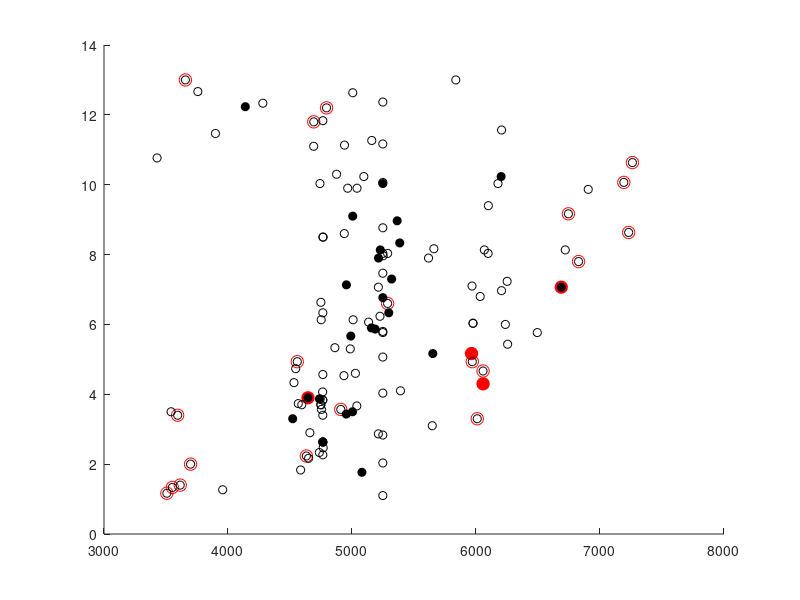

Reproduce this figure in MATLAB. (Note: this script raises an error after producing the figure.)
% Plots mortalities in time and space and spatial and temporal extent of
% regulations (both ship strike rule and other regs in Canada). 

% June 8 2013
% updated Oct 24 for NARWC 2016 with 2012-2016 mortalities and serious
% injuries
% Julie van der Hoop jvanderhoop@whoi.edu


% load data files
load beachedMEAS_subset2016.mat

%% make month fraction vector
mday = MEAS(:,2)+(MEAS(:,3)/30);
mday2016 = MEAS2016(:,2)+(MEAS2016(:,3)/30);
Eg = find(MEAS2016(:,4) == 1);

% set pre- and post- ship strike rule dates
pre = [1:766]';
post = [767:934]';

% find vessel strikes
VS = find(MEAS(:,5) == 2);
VS = MEAS(VS,:);

% find within dates
vspre = find(VS(:,1) < 2009);
vspost = find(VS(:,1) > 2008);

vsmday = find(MEAS(:,5) == 2);
vsmday = mday(vsmday);

figure(2); clf; hold on
set(gcf,'Position',[343          58        1050         550])
% plot right whales 
ii = find(VS(:,4) == 1);
plot(VS(ii(VS(ii)<2009),6)/1000,vsmday(ii(VS(ii)<2009)),'ro','markersize',9)
plot(VS(ii(VS(ii)>=2009),6)/1000,vsmday(ii(VS(ii)>=2009)),'ro',...
    'MarkerSize',9,'MarkerEdgeColor','r','MarkerFaceColor','r')
plot(MEAS2016(Eg,6)/1000,mday2016(Eg),'ro','MarkerSize',9,'MarkerEdgeColor','r',...
    'MarkerFaceColor','r')

%% plot other species
plot(VS(vspre,6)/1000,vsmday(vspre),'ko')
plot(VS(vspost,6)/1000,vsmday(vspost),'ko','MarkerEdgeColor','k',...
    'MarkerFaceColor','k')
%%
legend('Pre-Rule','Post-Rule',12,'Location','SE')
xlabel('Distance along coastline (km)','FontSize',12)
set(gca,'Ytick',1:12,'YTickLabel',{'Jan', 'Feb', 'Mar', 'Apr','May',...
    'Jun','Jul','Aug','Sept','Oct','Nov','Dec'},'FontSize',12)
% ylabel('Date of Mortality')
ylim([0 13.5])

% SMAS WITH OLD MEASURES. DO NOT USE. 
% SEUS = [3562650,0;3562650,4.5;3783883,4.5;3783883,0;3562650,14;3562650,...
%     11.5;3783883,11.5;3783883,14];
% plot(SEUS(1:4,1)/1000,SEUS(1:4,2),'k')
% plot(SEUS(5:8,1)/1000,SEUS(5:8,2),'k')
% 
% MA = [3783883,0;3783883,5;4254585,5;4254585,0;3783883,14;3783883,11;...
%     4254585,11;4254585,14];
% plot(MA(1:4,1)/1000,MA(1:4,2),'k')
% plot(MA(5:8,1)/1000,MA(5:8,2),'k')

% unified SEUS and MID-ATLANTIC
SEUSMA = [3477270,0;3477270,4.5;3698100,4.5;3698100,5;4156472,5;4156472,0;...
    3477270,14;3477270,11.5;3698100,11.5;3698100,11;4156472,11;4156472,14];

plot(SEUSMA(1:6,1)/1000,SEUSMA(1:6,2),'k')
plot(SEUSMA(7:12,1)/1000,SEUSMA(7:12,2),'k')

PORTS = [4246695,0;4246695,5;4338101,5;4338101,0;4246695,14;4246695,11;...
    4338101,11;4338101,14;4737100,0;4737100,5;4807470,5;4807470,0;...
    4737100,14;4737100,11;4807470,11;4807470,14;4975700,0;4975700,5;...
    5055800,5;5055800,0;4975700,14;4975700,11;5055800,11;5055800,14;...
    5197324,0;5197324,5;5292450,5;5292450,0;5197324,14;5197324,11;...
    5292450,11;5292450,14];
plot(PORTS(1:4,1)/1000,PORTS(1:4,2),'k')
plot(PORTS(5:8,1)/1000,PORTS(5:8,2),'k')
plot(PORTS(9:12,1)/1000,PORTS(9:12,2),'k')
plot(PORTS(13:16,1)/1000,PORTS(13:16,2),'k')
plot(PORTS(17:20,1)/1000,PORTS(17:20,2),'k')
plot(PORTS(21:24,1)/1000,PORTS(21:24,2),'k')
plot(PORTS(25:28,1)/1000,PORTS(25:28,2),'k')
plot(PORTS(29:32,1)/1000,PORTS(29:32,2),'k')

% %% if widen port entrances from 20 nmi to 30 nmi:
% % original radius = 20 nmi = 37 km. Wider radius = 30 nmi = 56 km
% PORTSWIDE(1:4:end,1) = PORTS(1:4:end,1) - 19000;
% PORTSWIDE(2:4:end,1) = PORTS(2:4:end,1) - 19000; 
% PORTSWIDE(3:4:end,1) = PORTS(3:4:end,1) + 19000; 
% PORTSWIDE(4:4:end,1) = PORTS(4:4:end,1) + 19000; 
% % PORTSWIDE = [4246695-19000,0;4246695-19000,5;4338101+19000,5;4338101+19000,0;4246695,14;4246695,11;...
% %     4338101,11;4338101,14;4737100,0;4737100,5;4807470,5;4807470,0;...
% %     4737100,14;4737100,11;4807470,11;4807470,14;4975700,0;4975700,5;...
% %     5055800,5;5055800,0;4975700,14;4975700,11;5055800,11;5055800,14;...
% %     5197324,0;5197324,5;5292450,5;5292450,0;5197324,14;5197324,11;...
% %     5292450,11;5292450,14];
% plot(PORTSWIDE(1:4,1)/1000,PORTSWIDE(1:4,2),'r')
% plot(PORTSWIDE(5:8,1)/1000,PORTSWIDE(5:8,2),'r')
% plot(PORTSWIDE(9:12,1)/1000,PORTSWIDE(9:12,2),'r')
% plot(PORTSWIDE(13:16,1)/1000,PORTSWIDE(13:16,2),'r')
% plot(PORTSWIDE(17:20,1)/1000,PORTSWIDE(17:20,2),'r')
% plot(PORTSWIDE(21:24,1)/1000,PORTSWIDE(21:24,2),'r')
% plot(PORTSWIDE(25:28,1)/1000,PORTSWIDE(25:28,2),'r')
% plot(PORTSWIDE(29:32,1)/1000,PORTSWIDE(29:32,2),'r')
% 
% % patch
% patch(PORTSWIDE(1:4,1)/1000,PORTSWIDE(1:4,2),'k','facealpha',0.25)
% patch(PORTSWIDE(5:8,1)/1000,PORTSWIDE(5:8,2),'k','facealpha',0.25)
% patch(PORTSWIDE(9:12,1)/1000,PORTSWIDE(9:12,2),'k','facealpha',0.25)
% patch(PORTSWIDE(13:16,1)/1000,PORTSWIDE(13:16,2),'k','facealpha',0.25)
% patch(PORTSWIDE(17:20,1)/1000,PORTSWIDE(17:20,2),'k','facealpha',0.25)
% patch(PORTSWIDE(21:24,1)/1000,PORTSWIDE(21:24,2),'k','facealpha',0.25)
% patch(PORTSWIDE(25:28,1)/1000,PORTSWIDE(25:28,2),'k','facealpha',0.25)
% patch(PORTSWIDE(29:32,1)/1000,PORTSWIDE(29:32,2),'k','facealpha',0.25)

BIS = [5594700,0;5594700,5;5767630,5;5767630,0;5594700,14;5594700,11;5767630,11;5767630,14];
plot(BIS(1:4,1)/1000,BIS(1:4,2),'k')
plot(BIS(5:8,1)/1000,BIS(5:8,2),'k')

% CCB = [6032000,1;6032000,5.5;6168980,5.5;6168980,1;6032000,1];
% plot(CCB(:,1)/1000,CCB(:,2),'k')
% 
% ORP = [5975760,3;5975760,5;6247370,5;6247370,3;5975760,3];
% plot(ORP(:,1)/1000,ORP(:,2),'k')
% 
% GSC = [5837140,4;5837140,8;6247370,8;6247370,4;5837140,4];
% plot(GSC(:,1)/1000,GSC(:,2),'k')

% UNIFIED CCB/ORP/GSC
BOS = [6032000,1;6032000,3;5975760,3;5975760,4;5837140,4;5837140,8;...
    5975760,8; 5975760,5;6032000,5;6032000,5.5;6168980,5.5;...
    6168980,5;6247370,5;6247370,3;6168980,3;6168980,3;6168980,1;6032000,1;];
plot(BOS(:,1)/1000,BOS(:,2),'k')

% Concurrent Canadian Regulations
BOF = [6738341,0;6738341,14;7261435,14;7261435,0];
plot(BOF(:,1)/1000,BOF(:,2),'k--')

ROS = [7377985,6;7377985,13;7474765,13;7474765,6;7377985,6];
plot(ROS(:,1)/1000,ROS(:,2),'k--')


% labels
text(3630,13.7,'SEUS','Rotation',90,'FontSize',12) % SEUS
text(3950,13.7,'M-A','Rotation',90,'FontSize',12) % Mid-Atlantic
text(4300,13.7,'MC/B','Rotation',90,'FontSize',12) % Morehead City/Beaufort
text(4770,13.7,'CB','Rotation',90,'FontSize',12) % Chesapeake
text(5040,13.7,'DB','Rotation',90,'FontSize',12) % Delaware Bay
text(5240,13.7,'NY/NJ','Rotation',90,'FontSize',12) % NY/NJ
text(5680,13.7,'BIS','Rotation',90,'FontSize',12) % Block Island Sound
text(6210,13.7,'CCB','Rotation',90,'FontSize',12) % Cape Cod Bay
text(6080,13.7,'ORP/','Rotation',90,'FontSize',12) % Off Race Point
text(5930,13.7,'GSC/','Rotation',90,'FontSize',12) % Great South Channel

text(7000,13.7,'BOF','Rotation',90,'FontSize',12) % BOF
text(7420,13.7,'ROS','Rotation',90,'FontSize',12) % Roseway

set(gca,'Position',[0.1300 0.0900 0.7750 0.8100])
set(gcf,'PaperOrientation','landscape')
xlim([3000 8800])

set(gcf, 'PaperPositionMode','auto')
% print -dtiff -r600 SpaceTime20nmi_subset_updated

%% add new events since 31 Dec 2012
%% make month fraction vector 
Other = find(MEAS2016(:,4) ~= 1);
plot(MEAS2016(Other,6)/1000,mday2016(Other),'bo','MarkerEdgeColor','b',...
    'MarkerFaceColor','b')

cd '/Users/julievanderhoop/Documents/MATLAB/NARWC 2016'
print('SpaceTime20nmi_subset_updated.png','-dpng','-r300')

return

%% 
vspre = find(VS(:,1) < 2009);
vspost = find(VS(:,1) > 2008);

vsmday = find(MEAS(:,5) == 2);
vsmday = mday(vsmday);

figure(10)
set(gcf,'Position',[1400 -50 900 600])
subplot(211)

plot(VS(vspre,6)/1000,vsmday(vspre),'ko')
hold on
plot(VS(vspost,6)/1000,vsmday(vspost),'ko','MarkerEdgeColor','k',...
    'MarkerFaceColor','k')

legend('1990-2008','2009-2012','Location','SE')
xlabel('Distance along coastline (km)')
set(gca,'Ytick',1:12,'YTickLabel',{'Jan', 'Feb', 'Mar', 'Apr','May',...
    'Jun','Jul','Aug','Sept','Oct','Nov','Dec'})
ylim([0 13.5])

% plot spatial/temporal extents of rules
plot(SEUSMA(1:6,1)/1000,SEUSMA(1:6,2),'k')
plot(SEUSMA(7:12,1)/1000,SEUSMA(7:12,2),'k')
plot(PORTS(1:4,1)/1000,PORTS(1:4,2),'k')
plot(PORTS(5:8,1)/1000,PORTS(5:8,2),'k')
plot(PORTS(9:12,1)/1000,PORTS(9:12,2),'k')
plot(PORTS(13:16,1)/1000,PORTS(13:16,2),'k')
plot(PORTS(17:20,1)/1000,PORTS(17:20,2),'k')
plot(PORTS(21:24,1)/1000,PORTS(21:24,2),'k')
plot(PORTS(25:28,1)/1000,PORTS(25:28,2),'k')
plot(PORTS(29:32,1)/1000,PORTS(29:32,2),'k')

plot(BIS(1:4,1)/1000,BIS(1:4,2),'k')
plot(BIS(5:8,1)/1000,BIS(5:8,2),'k')

plot(BOS(:,1)/1000,BOS(:,2),'k')

plot(BOF(:,1)/1000,BOF(:,2),'k--')
plot(ROS(:,1)/1000,ROS(:,2),'k--')

subplot(212)
vspre = find(VS(:,1) < 2009 & VS(:,1) > 2004);
vspost = find(VS(:,1) > 2008);

plot(VS(vspre,6)/1000,vsmday(vspre),'ko')
hold on
plot(VS(vspost,6)/1000,vsmday(vspost),'ko','MarkerEdgeColor','k',...
    'MarkerFaceColor','k')

legend('2005-2008','2009-2012','location','SE')
xlabel('Distance along coastline (km)')
set(gca,'Ytick',1:12,'YTickLabel',{'Jan', 'Feb', 'Mar', 'Apr','May',...
    'Jun','Jul','Aug','Sept','Oct','Nov','Dec'})
ylim([0 13.5])
xlim([1000 9000])

plot(SEUSMA(1:6,1)/1000,SEUSMA(1:6,2),'k')
plot(SEUSMA(7:12,1)/1000,SEUSMA(7:12,2),'k')
plot(PORTS(1:4,1)/1000,PORTS(1:4,2),'k')
plot(PORTS(5:8,1)/1000,PORTS(5:8,2),'k')
plot(PORTS(9:12,1)/1000,PORTS(9:12,2),'k')
plot(PORTS(13:16,1)/1000,PORTS(13:16,2),'k')
plot(PORTS(17:20,1)/1000,PORTS(17:20,2),'k')
plot(PORTS(21:24,1)/1000,PORTS(21:24,2),'k')
plot(PORTS(25:28,1)/1000,PORTS(25:28,2),'k')
plot(PORTS(29:32,1)/1000,PORTS(29:32,2),'k')

plot(BIS(1:4,1)/1000,BIS(1:4,2),'k')
plot(BIS(5:8,1)/1000,BIS(5:8,2),'k')

plot(BOS(:,1)/1000,BOS(:,2),'k')

plot(BOF(:,1)/1000,BOF(:,2),'k--')
plot(ROS(:,1)/1000,ROS(:,2),'k--')


%% 
return

% same for all morts
figure (3)
set(gcf,'Position',[1490 -30 1050 610])
plot(MEAS(pre,6),MEAS(pre,2),'ko')
hold on
plot(MEAS(post,6),MEAS(post,2),'ko','MarkerEdgeColor','k',...
    'MarkerFaceColor','k')

legend('Pre-Rule','Post-Rule','Location','SE')
xlabel('Distance along coastline (m)')
ylabel('Month of year')
ylim([0 13])


%%
% same for EN? % BETTER TO DO BEFORE AND AFTER ACTUAL DATE% ***** FIX 
% find vessel strikes
EN = find(MEAS(:,5) == 1);
EN = MEAS(EN,:);

% find within dates
enpre = find(EN(:,1) < 2010);
enpost = find(EN(:,1) > 2009);

figure (3)
set(gcf,'Position',[1490 -30 1050 610])
plot(EN(enpre,6),EN(enpre,2),'ko')
hold on
plot(EN(enpost,6),EN(enpost,2),'ko','MarkerEdgeColor','k',...
    'MarkerFaceColor','k')

legend('Pre-Rule','Post-Rule','Location','S')
xlabel('Distance along coastline')
ylabel('Month of year')
ylim([0 13])